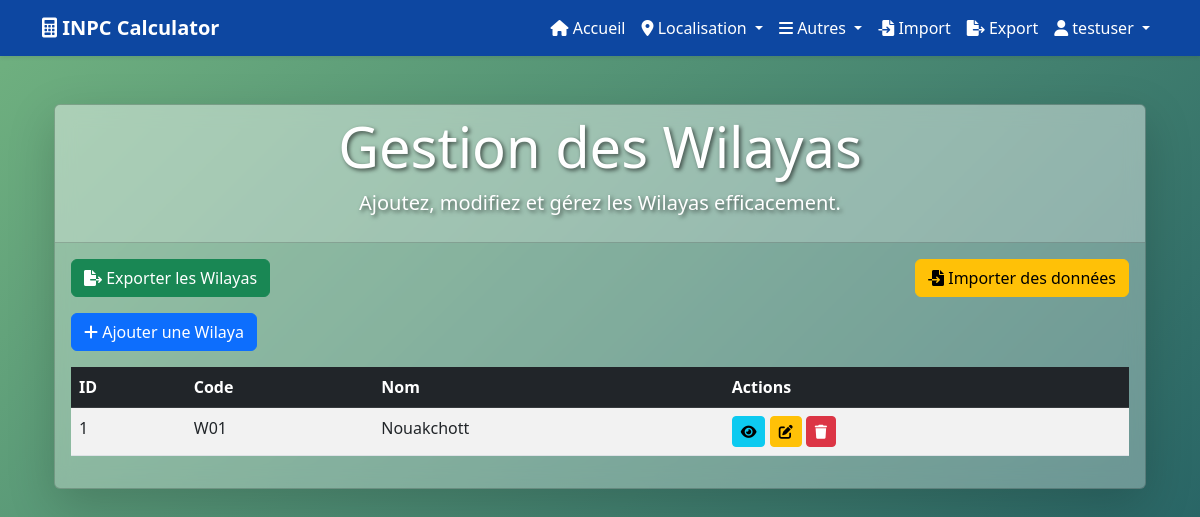
The page /pages/wilayas/ (signed in) on the database its author committed.
### utilisateurs/models.py (models this page shows, shortened)
class Utilisateur(AbstractUser):
    ROLE_CHOICES = (
        ('admin', 'Admin'),
        ('agent', 'Agent'),
    )
    role = models.CharField(max_length=10, choices=ROLE_CHOICES, default='agent')

### pages/models.py (models this page shows, shortened)
class Wilaya(models.Model):
    code = models.CharField(max_length=10, unique=True)  # Augmenter la longueur à 10 caractères
    name = models.CharField(max_length=252)

### pages/views.py (the view, shortened to what this page needs)
# urls.py: path('wilayas/', login_required(views.gestion_wilayas), name='gestion_wilayas'),
@login_required
def gestion_wilayas(request):
    wilayas = Wilaya.objects.all()
    form = WilayaForm(request.POST or None)
    wilaya = None
    return render(request, 'pages/gestion_wilayas.html', {'wilayas': wilayas, 'form': form, 'wilaya': wilaya})

### templates/pages/gestion_wilayas.html (shortened to what this page needs)
{% extends 'base.html' %}
{% load static %}
{% block content %}
<link rel="stylesheet" href="https://cdn.datatables.net/1.11.5/css/dataTables.bootstrap5.min.css">
<link rel="stylesheet" href="https://cdn.datatables.net/buttons/2.2.3/css/buttons.bootstrap5.min.css">
<link rel="stylesheet" href="{% static 'css/stylecrud.css' %}">
<div class="container mt-5">
    <div class="card shadow-lg text-white animate__animated animate__fadeInDown">
        <div class="card-header text-center">
            <h1 class="display-4">Gestion des Wilayas</h1>
            <p class="lead">Ajoutez, modifiez et gérez les Wilayas efficacement.</p>
        </div>
        <div class="card-body animate__animated animate__fadeInUp">
            <div class="d-flex justify-content-between mb-3">
                <a href="{% url 'export_data' %}?table=Wilaya" class="btn btn-success">
                    <i class="fas fa-file-export"></i> Exporter les Wilayas
                </a>
                <a href="{% url 'import_data' %}" class="btn btn-warning">
                    <i class="fas fa-file-import"></i> Importer des données
                </a>
            </div>
            <button class="btn btn-primary mb-3" data-bs-toggle="modal" data-bs-target="#createModal">
                <i class="fas fa-plus"></i> Ajouter une Wilaya
            </button>
            <table id="wilayaTable" class="table table-hover table-striped">
                <thead class="table-dark">
                    <tr>
                        <th>ID</th>
                        <th>Code</th>
                        <th>Nom</th>
                        <th>Actions</th>
                    </tr>
                </thead>
                <tbody>
                    {% for wilaya in wilayas %}
                    <tr class="animate__animated animate__fadeIn">
                        <td>{{ wilaya.id }}</td>
                        <td>{{ wilaya.code }}</td>
                        <td>{{ wilaya.name }}</td>
                        <td>
                            <button class="btn btn-info btn-sm" data-bs-toggle="modal" data-bs-target="#viewModal{{ wilaya.id }}">
                                <i class="fas fa-eye"></i>
                            </button>
                            <button class="btn btn-warning btn-sm" data-bs-toggle="modal" data-bs-target="#editModal{{ wilaya.id }}">
                                <i class="fas fa-edit"></i>
                            </button>
                            <form method="post" style="display:inline;">
                                <button type="submit" name="supprimer" onclick="return confirm('Es-tu sûr de vouloir supprimer cette Wilaya ?')" class="btn btn-danger btn-sm">
                                    <i class="fas fa-trash"></i>
                                </button>
                            </form>
                        </td>
                    </tr>
                    {% endfor %}
                </tbody>
            </table>
        </div>
    </div>
</div>
{% endblock %}

### templates/base.html (shortened to what this page needs)
{% load static %}
<!DOCTYPE html>
<html lang="fr">
<head>
    <link href="https://cdn.jsdelivr.net/npm/bootstrap@5.3.0/dist/css/bootstrap.min.css" rel="stylesheet">
    <link href="https://cdnjs.cloudflare.com/ajax/libs/font-awesome/6.0.0-beta3/css/all.min.css" rel="stylesheet">
    <link rel="stylesheet" href="https://cdnjs.cloudflare.com/ajax/libs/animate.css/4.1.1/animate.min.css">
    <link rel="stylesheet" href="{% static 'css/styles.css' %}">
    <link rel="stylesheet" href="https://unpkg.com/leaflet@1.7.1/dist/leaflet.css" />
</head>
<body>
    <nav class="navbar navbar-expand-lg shadow-sm">
        <div class="container">
            <a class="navbar-brand fw-bold" href="#">
                <i class="fas fa-calculator"></i> INPC Calculator
            </a>
            <div class="collapse navbar-collapse" id="navbarNav">
                <ul class="navbar-nav ms-auto">
                    <li class="nav-item">
                        <a class="nav-link" href="{% url 'accueil' %}">
                            <i class="fas fa-home"></i> Accueil
                        </a>
                    </li>
<li class="nav-item dropdown">
    <a class="nav-link dropdown-toggle" href="#" id="dropdownLocalisation" role="button" data-bs-toggle="dropdown">
        <i class="fas fa-map-marker-alt"></i> Localisation
    </a>
</li>
                    <li class="nav-item dropdown">
                        <a class="nav-link dropdown-toggle" href="#" id="navbarDropdown" role="button" data-bs-toggle="dropdown">
                            <i class="fas fa-bars"></i> Autres
                        </a>
                    </li>
                    <li class="nav-item">
                        <a class="nav-link" href="{% url 'import_data' %}">
                            <i class="fas fa-file-import"></i> Import
                        </a>
                    </li>
                    <li class="nav-item">
                        <a class="nav-link" href="{% url 'export_data' %}">
                            <i class="fas fa-file-export"></i> Export
                        </a>
                    </li>
                    {% if user.is_authenticated %}
                    <li class="nav-item dropdown">
                        <a class="nav-link dropdown-toggle" href="#" id="userDropdown" role="button" data-bs-toggle="dropdown">
                            <i class="fas fa-user"></i> {{ user.username }}
                        </a>
                    </li>
                    {% endif %}
                </ul>
            </div>
        </div>
    </nav>
    <div class="container mt-5">
        {% block content %}
        {% endblock content %}
    </div>
</body>
</html>

### templates/pages/static/css/stylecrud.css (style rules this page uses)
body { background: linear-gradient(-45deg, #1e3c72, #2a5298, #134e5e, #71b280); background-size: 400% 400%; animation: moveBackground 10s ease infinite; }
.card-header { font-size: 1.5rem; font-weight: bold; text-align: center; background: rgba(255, 255, 255, 0.2); color: #ffffff; text-shadow: 2px 2px 4px rgba(0, 0, 0, 0.6); }
.card { background: rgba(255, 255, 255, 0.3); backdrop-filter: blur(10px); }

### templates/base.html (style rules this page uses)
.navbar { background-color: #0d47a1 !important; }
.navbar .nav-link, .navbar-brand { color: white !important; }

### rows shown on the page
Utilisateur: username "testuser"
Wilaya: id "1", code "W01", name "Nouakchott"
